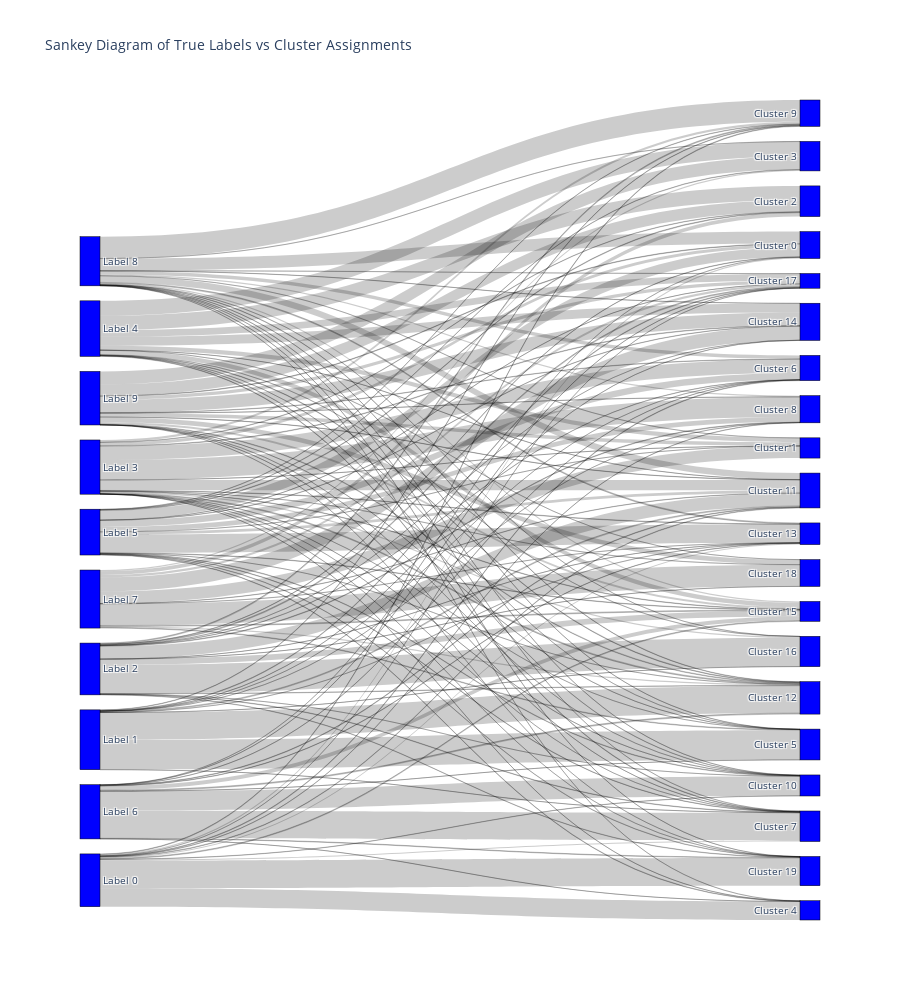

Here is the notebook cell this chart was saved with:
### Markdown cell above
> Considering cluster #5 which has the highest purity, we can see in the Sankey plot that most of the flow into this cluster comes from digit 1. This indicates that cluster #5 is primarily associated with digit 1, which aligns with our earlier observation. Only a small portion of the flow comes from other digits, suggesting that cluster #5 is a reliable representation of digit 1.
> 
> There is no digit that is reliably represented by only one cluster. Label 0, 1, 6 are represented by 2 clusters each. The remaining labels are represented by at least 3 clusters.
> 
> No digit is represented by only one cluster. At minimum 2 clusters are needed to represent nearly all instances of digits 0, 1, and 6 (excluding outliers).

### Code cell
## Plotly provides the easiest method for obtaining sankey plot with interactive visualization
import plotly.graph_objects as go 
import plotly.io as pio

# pio.renderers.default = 'browser'
pio.renderers.default = "vscode"

y_true = np.array(Y_train[:6000])
cluster_assignments = np.array(assignments_20_random)

true_labels = np.unique(y_true)
cluster_labels = np.unique(cluster_assignments)

source_labels = [f"Label {t}" for t in true_labels]
target_labels = [f"Cluster {c}" for c in cluster_labels]
all_labels = source_labels + target_labels

# Match labels and create Sankey plot
source_indices = []
target_indices = []
values = []
for t in true_labels:
    for c in cluster_labels:
        count = np.sum((y_true == t) & (cluster_assignments == c))
        if count > 0:
            source_indices.append(t)
            target_indices.append(c + len(true_labels))  # Offset for target labels
            values.append(count)
fig = go.Figure(data=[go.Sankey(
    node=dict(
        pad=15,
        thickness=20,
        line=dict(color="black", width=0.5),
        label=all_labels,
        color="blue"
    ),
    link=dict(
        source=source_indices,
        target=target_indices,
        value=values
    ))])
fig.update_layout(title_text="Sankey Diagram of True Labels vs Cluster Assignments", font_size=10, height=1000)

fig.show()

### Figure 1 — Plotly figure (JSON) as saved in the notebook; plotly's stock layout.template omitted (floating-point values rounded to 4 significant figures; data arrays with more than 128 entries replaced by an {"elided": "..."} marker saying what was removed)
{"data": [{"link": {"source": {"elided": "143 int values"}, "target": {"elided": "143 int values"}, "value": {"elided": "143 int values"}}, "node": {"color": "blue", "label": ["Label 0", "Label 1", "Label 2", "Label 3", "Label 4", "Label 5", "Label 6", "Label 7", "Label 8", "Label 9", "Cluster 0", "Cluster 1", "Cluster 2", "Cluster 3", "Cluster 4", "Cluster 5", "Cluster 6", "Cluster 7", "Cluster 8", "Cluster 9", "Cluster 10", "Cluster 11", "Cluster 12", "Cluster 13", "Cluster 14", "Cluster 15", "Cluster 16", "Cluster 17", "Cluster 18", "Cluster 19"], "line": {"color": "black", "width": 0.5}, "pad": 15, "thickness": 20}, "type": "sankey"}], "layout": {"font": {"size": 10}, "height": 1000, "title": {"text": "Sankey Diagram of True Labels vs Cluster Assignments"}}}
